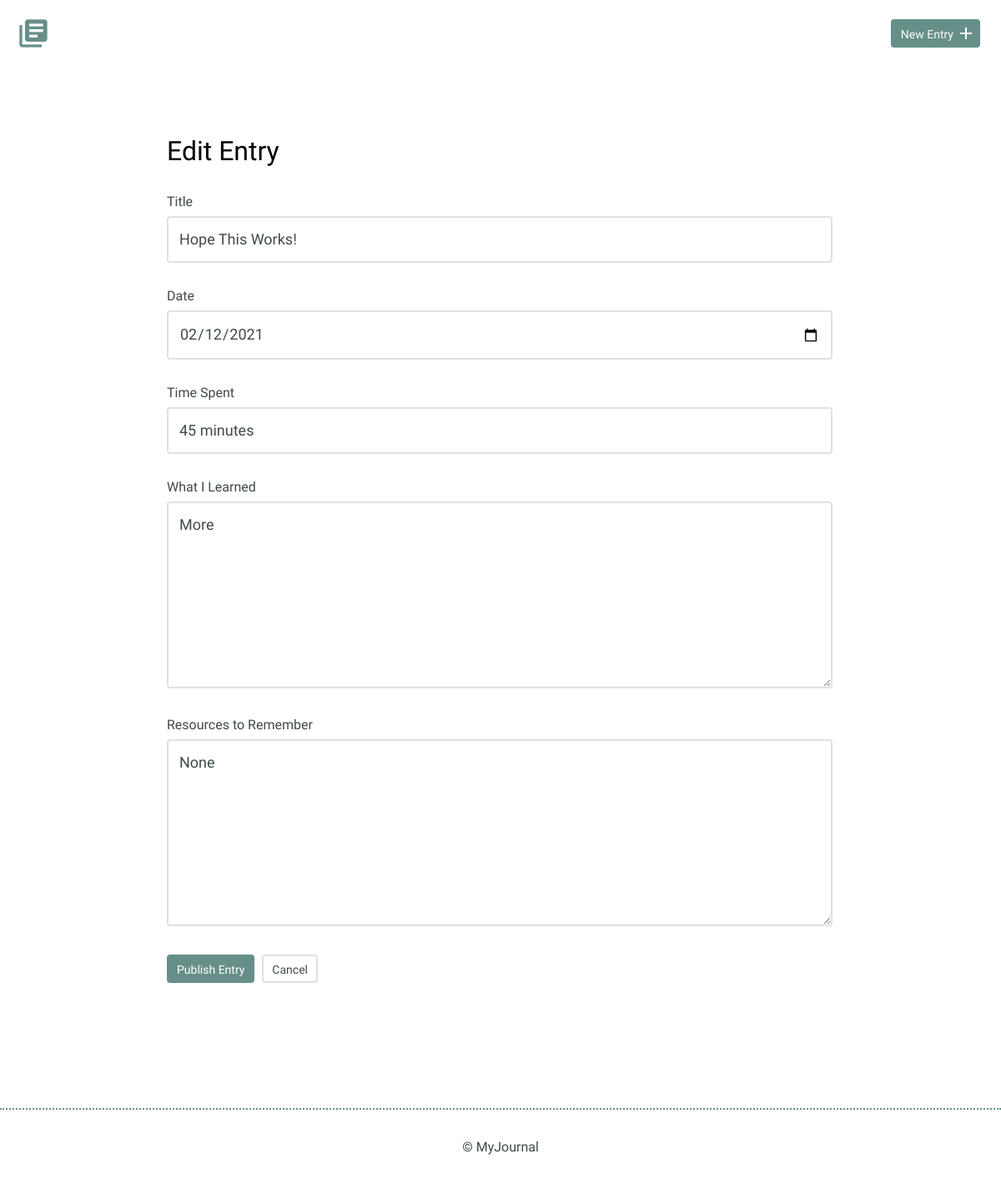
The page /edit.php?id=6 on the database as committed earlier.
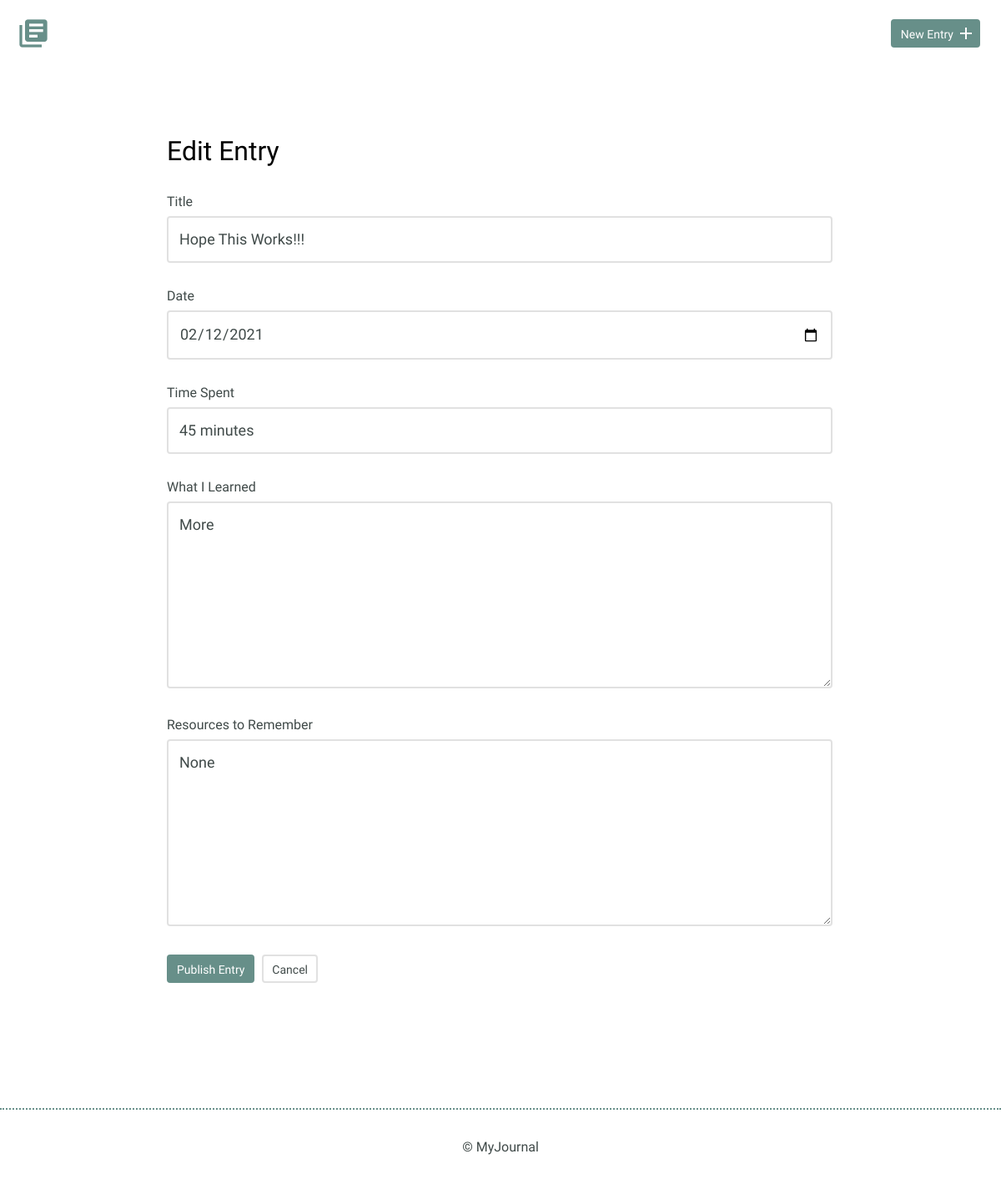
The same page on the database as committed later.
### tables this page shows
CREATE TABLE "entries" (
	"id"	INTEGER,
	"title"	TEXT,
	"date"	TEXT,
	"time_spent"	INTEGER,
	"learned"	BLOB,
	"resources"	BLOB,
	PRIMARY KEY("id")
);

### inc/functions.php (called while the page is built, shortened)
<?php
function journal_details($journal_id){
    include ('connection.php');
    $sql = 'SELECT * FROM entries WHERE id = ?';
    try{
        $results = $db->prepare($sql);
        $results->bindValue(1,$journal_id,PDO::PARAM_INT);
        $results->execute();
    } catch(Exception $e){
        echo "Error!: ".$e->getMessage();
        return false;
    }
    return $results->fetch();
}
?>

### edit.php (the view, shortened to what this page needs)
<?php
include('inc/connection.php');
include('inc/header.php');
include('inc/functions.php');
$title = $date = $time_spent = $learned = $resources = '';
if(isset($_GET["id"])){
    $journal_id = filter_input(INPUT_GET, "id", FILTER_SANITIZE_NUMBER_INT);
    list($journal_id, $title, $date, $time_spent, $learned, $resources) = journal_details($journal_id);
}
?>
<!DOCTYPE html>
<html>
    <body>
        <section>
            <div class="container">
                <div class="edit-entry">
                    <h2>Edit Entry</h2>
                    <form method="POST">
                        <label for="title">Title</label>
                        <input id="title" type="text" name="title" value="<?php echo htmlspecialchars($title); ?>" /><br>
                        <label for="date">Date</label>
                        <input id="date" type="date" name="date" value="<?php echo htmlspecialchars($date); ?>" /><br>
                        <label for="time_spent">Time Spent</label>
                        <input id="time_spent" type="text" name="time_spent" value="<?php echo htmlspecialchars($time_spent); ?>" /><br>
                        <label for="learned">What I Learned</label>
                        <textarea id="learned" rows="5" name="learned"><?php echo htmlspecialchars($learned); ?></textarea>
                        <label for="resources">Resources to Remember</label>
                        <textarea id="resources" rows="5" name="resources"><?php echo htmlspecialchars($resources); ?></textarea>
                        <input type="submit" value="Publish Entry" class="button button-primary">
                        <a href="<?php echo 'index.php'; ?>" class="button button-secondary">Cancel</a>
                    </form>
                </div>
            </div>
        </section>
    </body>
    <?php
      include('inc/footer.php');
      ?>
</html>

Rows that differ between the two databases and show on the page:
changed entries "More": title "Hope This Works!" → "Hope This Works!!!"
